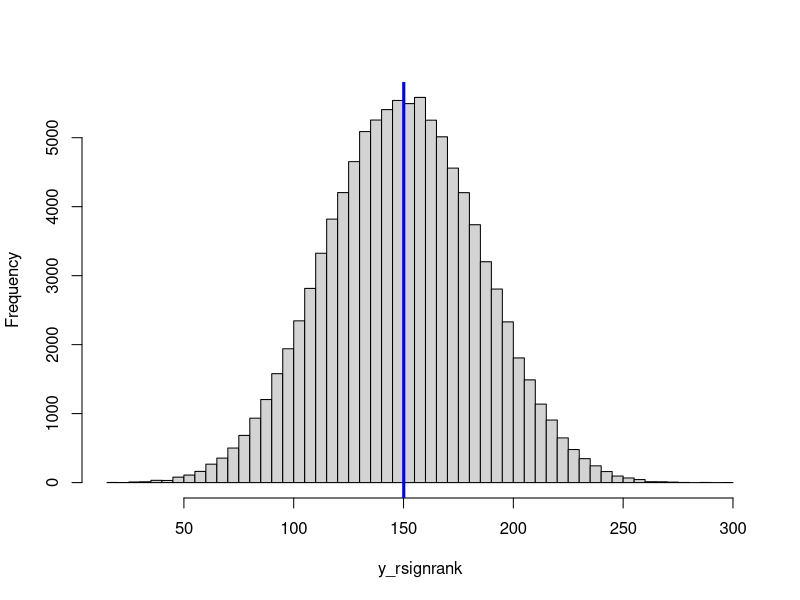

This figure's R source:
## ---- chunk 1
knitr::opts_chunk$set(echo = TRUE)
## ---- chunk 2
# size of triglyceride dataset
n=24

# expected parameters for sampling distribution of W
mu_v = n*(n+1)/4 # mu = max_t / 2
mu_v

sigma_v = sqrt(n*(n+1)*(2*n+1)/24)  # without ties
sigma_v
  
# exact probability under W ~ Wsignrank(x, n=n)
2*psignrank(1,n=24)

# sampling distribution of the test statistic W
set.seed(13000)                                          # Set seed for reproducibility
N <- 100000                                              # Specify sample size
y_rsignrank <- rsignrank(N, n = 24)                      # Draw N random values
head(y_rsignrank)                                        # Print values to RStudio console
hist(y_rsignrank,                                        # Plot of randomly drawn density
     breaks = 50,
     main = "")
abline(v=mean(y_rsignrank), col="blue", lwd=3)
